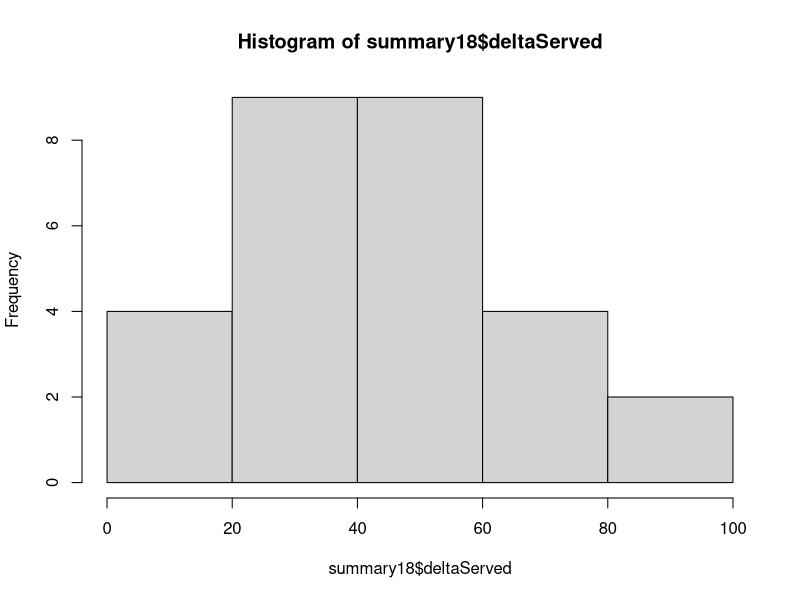
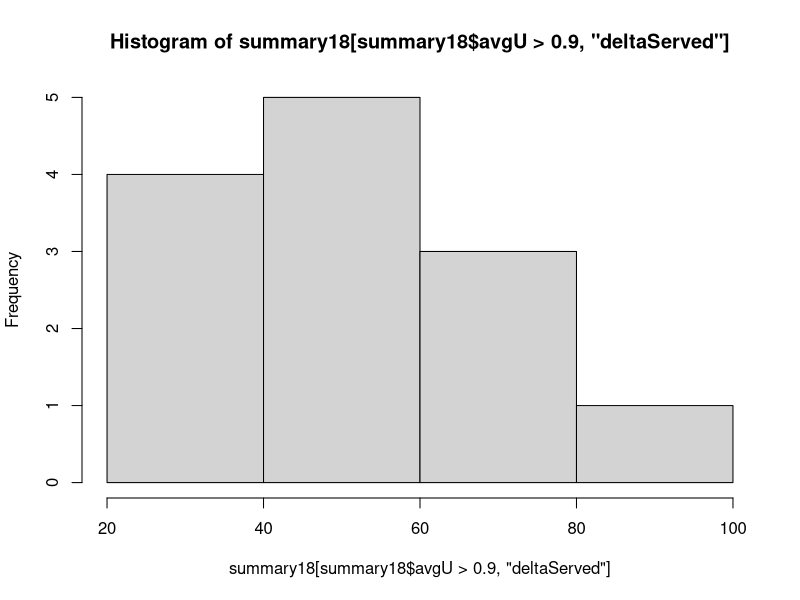

These charts were generated, in order, by the following R code: (Note: this script raises an error after producing the figures.)
#reproduz sistema de fila com n servos baseado em dados coletados
options(stringsAsFactors = FALSE)

queue <- 
  data.frame(
    clientNum <- numeric(),
    arrivalTime <- numeric(),
    chamada <- character(),
    stringsAsFactors = F
  )

data <- read.csv(file="dataNoite.csv", stringsAsFactors = F)
data$arrivalTimestamp <- as.POSIXct(data$arrivalTimestamp)
data$servStartTimestamp <- as.POSIXct(data$servStartTimestamp)

#state variables
clientNum <- 1
timeNextArrival <- data[clientNum, "arrivalTimestamp"]
timeNextDeparture <- Inf # just to make shure the first event is an arrival
simClock <- timeNextArrival - 1
numCustServed <- 0

#statistics
delaysTotal <- 0
delay <- 0
areaQ <- 0
areaB <- 0
numDelayedCustomers <- 0

#stop criteria (number of served customers)
reqCustServed <- nrow(data)

update <- function(curTime, event){
  timeLast <<- simClock
  simClock <<- curTime
  diffTime <- as.numeric(curTime) - as.numeric(timeLast)
  areaQ <<- areaQ + nrow(queue) * diffTime
  areaB <<- areaB + diffTime * sum(servers$busy)
}

logDF <- data.frame()
log <- function(event, clientNum, chamada){
  logDF <<- rbind(logDF, 
                  data.frame(time=as.POSIXct(simClock, origin = "1970-01-01"), 
                             type=event, 
                             clientNum=clientNum,
                             chamada=chamada,
                             busyServers=sum(servers$busy), 
                             queueSize=nrow(queue),
                             numDelayed = numDelayedCustomers,
                             numServed = numCustServed,
                             cumD = delaysTotal,
                             cumQ = areaQ, 
                             cumB = areaB
                             ))}

numServers <- 9
servers <- 
  data.frame(
    busy=rep(FALSE, numServers),
    depTime=Inf,
    clientNum=0,
    chamada="",
    stringsAsFactors = F
  )

allServersBusy <- function(){
  as.logical(sum(servers$busy)==nrow(servers))
}

allocateServer <- function(clientNum, chamada) {
  choosenServer <-
    if(length(which(!servers$busy))==1) 
      which(!servers$busy) 
    else 
      sample(which(!servers$busy), 1)
  servers[choosenServer, ] <<- list(busy=T, 
                                    depTime=getDepartTime(clientNum), 
                                    clientNum=clientNum, 
                                    chamada=chamada)
}

deallocateServer <- function(server) {
  servers[server, ] <<- list(FALSE, Inf, 0, "")
}

getDepartTime <- function(clientNum) {
  simClock + data[clientNum, "servDuration"]
}

log("start", 0, chamada="")
while(numCustServed < reqCustServed){
  if(timeNextArrival < as.POSIXct(timeNextDeparture, origin = "1970-01-01")){
    update(timeNextArrival, "arrival")
    arrivingClient <- clientNum
    chamada <- data[arrivingClient, "Chamada"]
    if(allServersBusy()){
      if(substr(chamada, 2, 2)=="P"){
        #customer goes to start of the queue
        queue <- rbind(data.frame(clientNum=arrivingClient, 
                                  arrivalTime=simClock, 
                                  chamada=chamada), 
                       queue)      
      } else {
        #customer goes to end of the queue
        queue <- rbind(queue, 
                       data.frame(clientNum=arrivingClient, 
                                  arrivalTime=simClock, 
                                  chamada=chamada))
      }
    } else {
      allocateServer(clientNum, chamada)
      timeNextDeparture <- min(servers$depTime)
      serverNextDeparture <- which.min(servers$depTime)
    }
    log("arrive", arrivingClient, chamada=chamada)
    clientNum <- clientNum + 1
    timeNextArrival <- if (is.na(data[clientNum, "arrivalTimestamp"])) Inf else data[clientNum, "arrivalTimestamp"]
  }else{
    update(timeNextDeparture, "departure")
    departingClientNum <- servers[serverNextDeparture, "clientNum"]
    departingClientChamada <- servers[serverNextDeparture, "chamada"]
    deallocateServer(serverNextDeparture)
    numCustServed <- numCustServed + 1
    if(nrow(queue)>0){
      delay <- simClock - as.numeric(queue[1, "arrivalTime"])
      delaysTotal <- delaysTotal + delay
      allocateServer(clientNum=queue[1, "clientNum"], chamada=queue[1, "chamada"])
      numDelayedCustomers <- numDelayedCustomers + 1
      queue <- queue[-1,]
    }
    timeNextDeparture <- min(servers$depTime)
    serverNextDeparture <- which.min(servers$depTime)
    log(event="depart", clientNum=departingClientNum, chamada=departingClientChamada)
  }
}

write.csv2(logDF, file = "logRepNoite.csv", row.names = FALSE)
#logDF <- read.csv2(file = "logRepNoite.csv")

#library(ggplot2)
#ggplot() + geom_step(data=logDF, mapping=aes(x=time, y=queueSize))

library(plyr)
summary18 <-
  ddply(logDF[format(logDF$time, "%H")=="18",], 
      .(date=format(time, "%y-%m-%d")), 
      function(x) c(QsizeAtStart=x[which.min(x$time), "queueSize"], 
                    busySrvAtStart=x[which.min(x$time), "busyServers"],
                    #deltaD=x[which.max(x$time), "cumD"] - x[which.min(x$time), "cumD"],
                    deltaServed=x[which.max(x$time), "numServed"] - x[which.min(x$time), "numServed"],
                    avgD=(x[which.max(x$time), "cumD"] - x[which.min(x$time), "cumD"])/(x[which.max(x$time), "numServed"] - x[which.min(x$time), "numServed"]),
                    #deltaQ=x[which.max(x$time), "cumQ"] - x[which.min(x$time), "cumQ"],
                    avgQ=(x[which.max(x$time), "cumQ"] - x[which.min(x$time), "cumQ"])/(60*60),
                    #deltaB=x[which.max(x$time), "cumB"] - x[which.min(x$time), "cumB"],
                    avgU=(x[which.max(x$time), "cumB"] - x[which.min(x$time), "cumB"])/(60*60*numServers),
                    minTime=min(x$time),
                    maxTime=max(x$time)))
summary18$minTime <- as.POSIXct(summary18$minTime, origin = "1970-01-01")
summary18$maxTime <- as.POSIXct(summary18$maxTime, origin = "1970-01-01")

write.table(summary18, file = "summaryRep18.csv", sep = ",", dec = ".", row.names = FALSE, eol = "\r")
#summary18 <- read.csv2(file = "summaryRep18.csv", stringsAsFactors = F)
#summary18[,4:6] <- apply(summary18[,4:6], 2, as.numeric)
hist(summary18$deltaServed)

apply(summary18[,sapply(summary18, is.numeric)], 2, mean)
apply(summary18[,sapply(summary18, is.numeric)], 2, sd)

apply(summary18[summary18$avgU>0.9,sapply(summary18, is.numeric)], 2, mean)
apply(summary18[summary18$avgU>0.9,sapply(summary18, is.numeric)], 2, sd)
summary18[summary18$avgU>0.9,"date"]

hist(summary18[summary18$avgU>0.9,"deltaServed"])
nrow(summary18)

remove_outliers <- function(x, na.rm = TRUE, ...) {
  qnt <- quantile(x, probs=c(.25, .75), na.rm = na.rm, ...)
  H <- 1.5 * IQR(x, na.rm = na.rm)
  y <- x
  y[x < (qnt[1] - H)] <- NA
  y[x > (qnt[2] + H)] <- NA
  y
}

summary18noOutliers <- summary18
summary18noOutliers[,4:6] <- apply(summary18[,4:6], 2, remove_outliers)

summary20 <-
  ddply(logDF[format(logDF$time, "%H")=="20",], 
        .(date=format(time, "%y-%m-%d")), 
        function(x) c(QsizeAtStart=x[which.min(x$time), "queueSize"], 
                      busySrvAtStart=x[which.min(x$time), "busyServers"],
                      #deltaD=x[which.max(x$time), "cumD"] - x[which.min(x$time), "cumD"],
                      deltaServed=x[which.max(x$time), "numServed"] - x[which.min(x$time), "numServed"],
                      avgD=(x[which.max(x$time), "cumD"] - x[which.min(x$time), "cumD"])/(x[which.max(x$time), "numServed"] - x[which.min(x$time), "numServed"]),
                      #deltaQ=x[which.max(x$time), "cumQ"] - x[which.min(x$time), "cumQ"],
                      avgQ=(x[which.max(x$time), "cumQ"] - x[which.min(x$time), "cumQ"])/(60*60),
                      #deltaB=x[which.max(x$time), "cumB"] - x[which.min(x$time), "cumB"],
                      avgU=(x[which.max(x$time), "cumB"] - x[which.min(x$time), "cumB"])/(60*60*numServers),
                      minTime=min(x$time),
                      maxTime=max(x$time)))
summary20$minTime <- as.POSIXct(summary20$minTime, origin = "1970-01-01")
summary20$maxTime <- as.POSIXct(summary20$maxTime, origin = "1970-01-01")

write.table(summary20, file = "summaryRep20.csv", sep = ",", dec = ".", row.names = FALSE, eol = "\r")

summary20 <- read.csv2(file = "summaryRep20.csv", stringsAsFactors = F)
summary20[,4:6] <- apply(summary20[,4:6], 2, as.numeric)
summary20[,1:6]
apply(summary20[,sapply(summary20, is.numeric)], 2, mean)
apply(summary20[,sapply(summary20, is.numeric)], 2, sd)
nrow(summary20)

summary20[,4:6] <- apply(summary20[,4:6], 2, remove_outliers)

summary20noOutliers <- summary20
summary20noOutliers[,4:6] <- apply(summary20[,4:6], 2, remove_outliers)

library(reshape2)
allData <- melt(rbind(cbind(time="18", summary18noOutliers[,4:6]), cbind(time="20", summary20noOutliers[,4:6])))

library(ggplot2)
ggplot(aes(y=value, x=time), data=allData) +
  geom_boxplot() +
  facet_wrap(~variable, scales="free")


highDays <- intersect(summary18[summary18$avgU>0.9,"date"], summary20[summary20$avgU>0.9,"date"])
